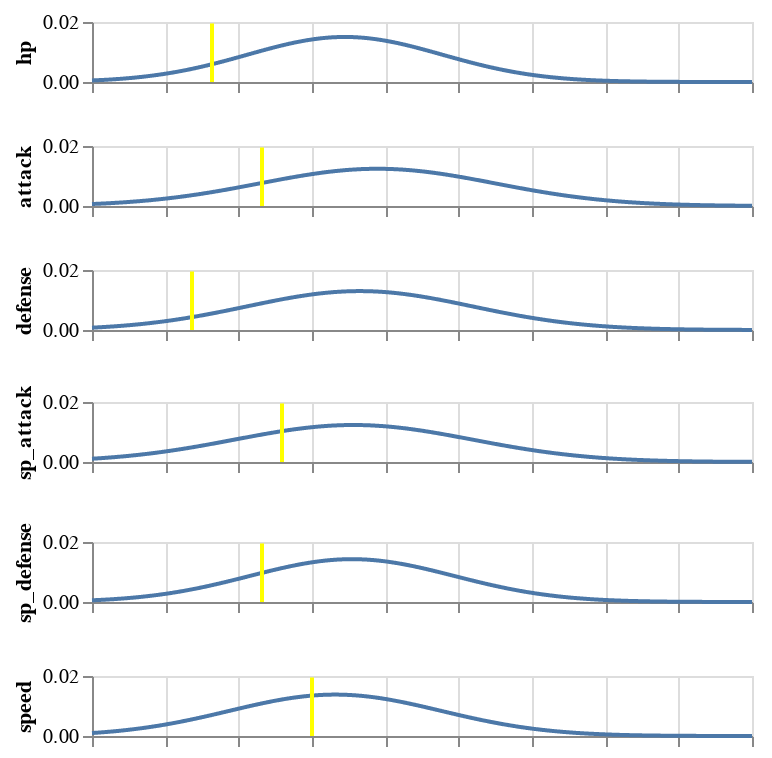

This figure's notebook cell:
### Code cell
raichu.SHOW

### Figure 1 — Vega-Lite specification as saved in the notebook (floating-point values rounded to 4 significant figures; data arrays with more than 128 entries replaced by an {"elided": "..."} marker saying what was removed)
{"$schema": "https://vega.github.io/schema/vega-lite/v2.6.0.json", "config": {"text": {"angle": 90, "color": "blue"}, "view": {"height": 300, "width": 400}}, "datasets": {"data-befba9a85dc339b9acaf9ca72544468e": [{"y": 0}, {"y": 0.0003983}, {"y": 0.0007965}, {"y": 0.001195}, {"y": 0.001593}, {"y": 0.001991}, {"y": 0.00239}, {"y": 0.002788}, {"y": 0.003186}, {"y": 0.003584}, {"y": 0.003983}, {"y": 0.004381}, {"y": 0.004779}, {"y": 0.005177}, {"y": 0.005576}, {"y": 0.005974}, {"y": 0.006372}, {"y": 0.00677}, {"y": 0.007169}, {"y": 0.007567}, {"y": 0.007965}, {"y": 0.008363}, {"y": 0.008762}, {"y": 0.00916}, {"y": 0.009558}, {"y": 0.009957}, {"y": 0.01035}, {"y": 0.01075}, {"y": 0.01115}, {"y": 0.01155}, {"y": 0.01195}, {"y": 0.01235}, {"y": 0.01274}, {"y": 0.01314}, {"y": 0.01354}, {"y": 0.01394}, {"y": 0.01434}, {"y": 0.01474}, {"y": 0.01513}, {"y": 0.01553}, {"y": 0.01593}, {"y": 0.01633}, {"y": 0.01673}, {"y": 0.01713}, {"y": 0.01752}, {"y": 0.01792}, {"y": 0.01832}, {"y": 0.01872}, {"y": 0.01912}, {"y": 0.01951}], "data-c5bd6da23d9c3f4768f2fc8f076536d8": {"elided": "1000 records"}}, "vconcat": [{"layer": [{"data": {"name": "data-c5bd6da23d9c3f4768f2fc8f076536d8"}, "encoding": {"x": {"axis": {"labels": false}, "field": "x", "title": null, "type": "quantitative"}, "y": {"field": "hp", "title": "hp", "type": "quantitative"}}, "height": 30, "mark": "line", "width": 330}, {"data": {"name": "data-befba9a85dc339b9acaf9ca72544468e"}, "encoding": {"x": {"value": 60}, "y": {"field": "y", "title": "", "type": "quantitative"}}, "mark": {"color": "yellow", "type": "line"}}]}, {"layer": [{"data": {"name": "data-c5bd6da23d9c3f4768f2fc8f076536d8"}, "encoding": {"x": {"axis": {"labels": false}, "field": "x", "title": null, "type": "quantitative"}, "y": {"field": "attack", "title": "attack", "type": "quantitative"}}, "height": 30, "mark": "line", "width": 330}, {"data": {"name": "data-befba9a85dc339b9acaf9ca72544468e"}, "encoding": {"x": {"value": 85}, "y": {"field": "y", "title": "", "type": "quantitative"}}, "mark": {"color": "yellow", "type": "line"}}]}, {"layer": [{"data": {"name": "data-c5bd6da23d9c3f4768f2fc8f076536d8"}, "encoding": {"x": {"axis": {"labels": false}, "field": "x", "title": null, "type": "quantitative"}, "y": {"field": "defense", "title": "defense", "type": "quantitative"}}, "height": 30, "mark": "line", "width": 330}, {"data": {"name": "data-befba9a85dc339b9acaf9ca72544468e"}, "encoding": {"x": {"value": 50}, "y": {"field": "y", "title": "", "type": "quantitative"}}, "mark": {"color": "yellow", "type": "line"}}]}, {"layer": [{"data": {"name": "data-c5bd6da23d9c3f4768f2fc8f076536d8"}, "encoding": {"x": {"axis": {"labels": false}, "field": "x", "title": null, "type": "quantitative"}, "y": {"field": "sp_attack", "title": "sp_attack", "type": "quantitative"}}, "height": 30, "mark": "line", "width": 330}, {"data": {"name": "data-befba9a85dc339b9acaf9ca72544468e"}, "encoding": {"x": {"value": 95}, "y": {"field": "y", "title": "", "type": "quantitative"}}, "mark": {"color": "yellow", "type": "line"}}]}, {"layer": [{"data": {"name": "data-c5bd6da23d9c3f4768f2fc8f076536d8"}, "encoding": {"x": {"axis": {"labels": false}, "field": "x", "title": null, "type": "quantitative"}, "y": {"field": "sp_defense", "title": "sp_defense", "type": "quantitative"}}, "height": 30, "mark": "line", "width": 330}, {"data": {"name": "data-befba9a85dc339b9acaf9ca72544468e"}, "encoding": {"x": {"value": 85}, "y": {"field": "y", "title": "", "type": "quantitative"}}, "mark": {"color": "yellow", "type": "line"}}]}, {"layer": [{"data": {"name": "data-c5bd6da23d9c3f4768f2fc8f076536d8"}, "encoding": {"x": {"axis": {"labels": false}, "field": "x", "title": null, "type": "quantitative"}, "y": {"field": "speed", "title": "speed", "type": "quantitative"}}, "height": 30, "mark": "line", "width": 330}, {"data": {"name": "data-befba9a85dc339b9acaf9ca72544468e"}, "encoding": {"x": {"value": 110}, "y": {"field": "y", "title": "", "type": "quantitative"}}, "mark": {"color": "yellow", "type": "line"}}]}]}
